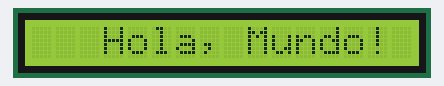
This sketch was run on a simulated Arduino Uno, built with avr-gcc and run on an emulated ATmega328P. Parts: 16×1 character LCD.

Above: at 0.2 s.
At 1.7 s:
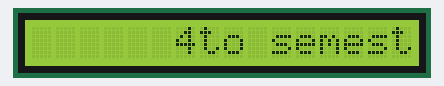
At 3.2 s:
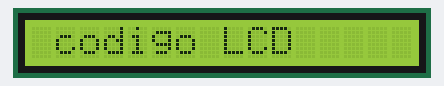

Measured:
- by itself, everything shown: repeats every 4.5 s, in 4 steps
- what the display in image 0 shows lasts 1.5 s, from 0.2 s to 1.7 s

The sketch:

LCD.ino
```cpp
#include <LiquidCrystal.h>  //Librería para controlar la pantalla LCD
int rs=8, e=9, d4=10, d5= 11, d6=12, d7=13; //Variables con los pines del Arduino
LiquidCrystal lcd(rs,e,d4,d5,d6,d7);

void setup() {


lcd.begin(16,1);//Comando para inciar LCD 16: columnas 2: filas
delay(100); //retardo 100 milisegundos

}

void loop() {
 lcd.setCursor(2,0); //Ubicarse en la posición columna 2, fila 0
 lcd.print(" Hola, Mundo!"); // Imprimir texto
 delay(1500);
 lcd.clear(); //Comando que borra el texto en el LCD

 lcd.setCursor(5,1);  //Ubicarse en la posición columna 5, fila 1
 lcd.print(" 4to semestre"); // Imprimir texto
 delay(1500);
 lcd.clear();

 lcd.print(" codigo LCD"); // LCD PRINT
 delay(1500);
 lcd.clear();
}
```
